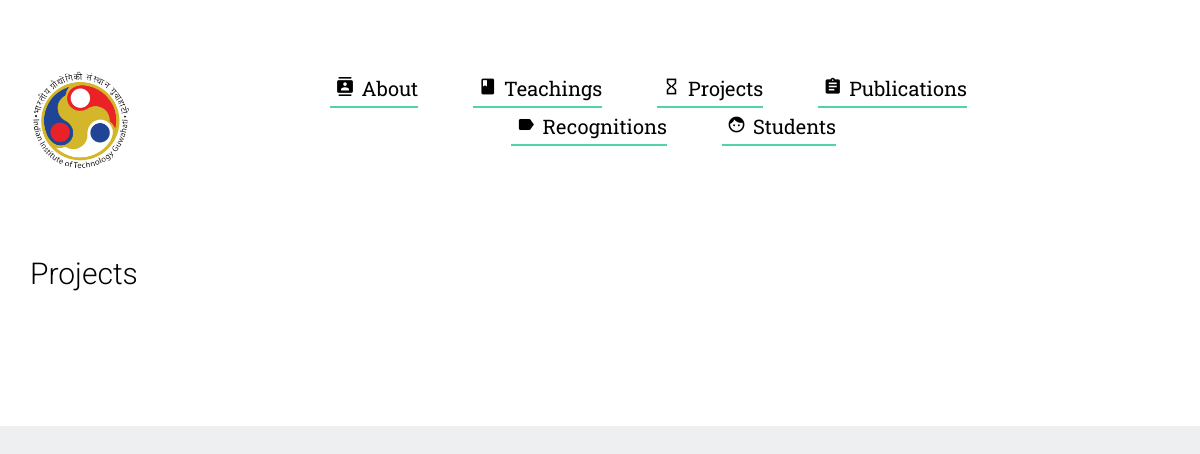
The app's page /profile/aayush131/project, older data.
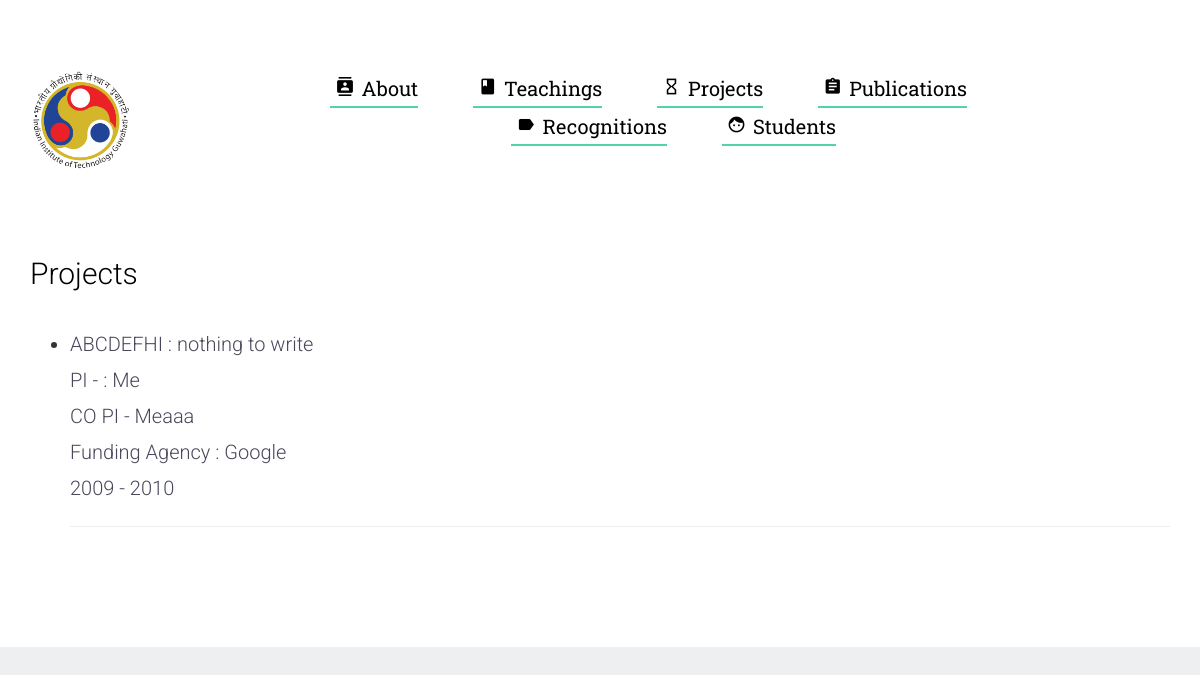
The same page, newer data.
### details/models.py (models this page shows)
class ProjectDetails(models.Model):
    username = models.ForeignKey(User, on_delete=models.CASCADE)
    project_title = models.CharField(max_length=255)
    project_description=models.TextField(max_length=255)
    pi = models.CharField(max_length=255, blank=True)
    co_pi = models.CharField(max_length=255, blank=True)
    funding_agency = models.CharField(max_length=255)
    start_year = models.CharField(max_length=255)
    end_year = models.CharField(max_length=255)

### sslProject/views.py (the view)
# urls.py: url(r"^profile/(?P<username>\w+)/project$", views.ProfileProjectPage, name="profile_project"),
def ProfileProjectPage(request, username):
    users = ProjectDetails.objects.filter(username__username=username)
    return render(request, 'profile_project.html',{'users':users, 'username':username})

### templates/profile_project.html (shortened to what this page needs)
{% extends "profile_base.html" %}
{% block content %}
  <h2>Projects</h2>
  <ul>
  {% for sub in users %}
    <li>
      <div id="list">{{sub.project_title}} : {{sub.project_description}}<br>
      {% if sub.pi != '' %}
        PI -  : {{sub.pi}}<br>
      {% endif %}
      {% if sub.co_pi != '' %}
        CO PI - {{sub.co_pi}}<br>
      {% endif %}
        Funding Agency : {{ sub.funding_agency }}<br>
        {{ sub.start_year }} - {{ sub.end_year }}
    </div>
      <hr>
    </li>
  {% endfor %}
</ul>
{% endblock %}

Row changes from the older to the newer data that the page shows:
added ProjectDetails: project_title "ABCDEFHI", project_description "nothing to write", pi "Me", co_pi "Meaaa", funding_agency "Google", start_year "2009", end_year "2010"
